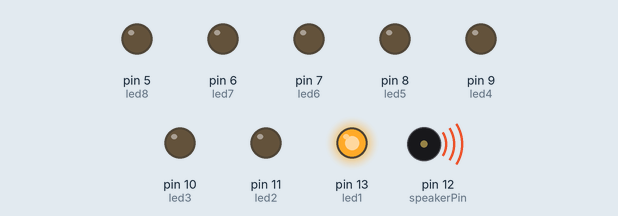
Bench run of a sketch on a simulated Arduino Uno, built with avr-gcc and run on an emulated ATmega328P. Parts: output pins drawn as LEDs (lit = HIGH), buzzer (waves = sounding).

Above: at 0.08 s.
At 0.51 s:
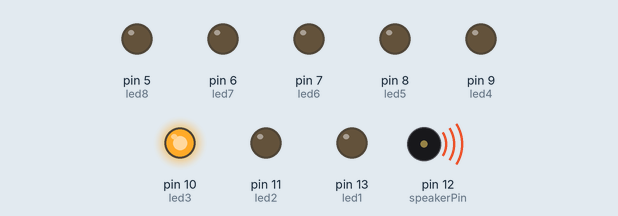
At 0.72 s:
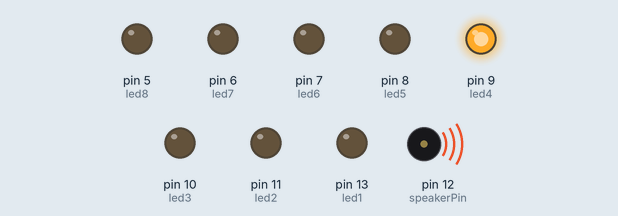
At 1.37 s:
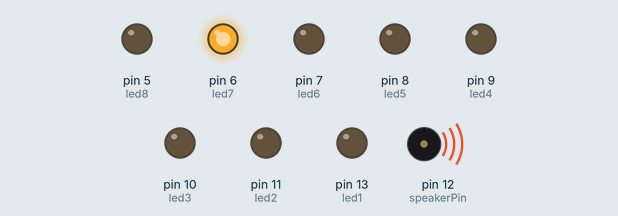
At 2.01 s:
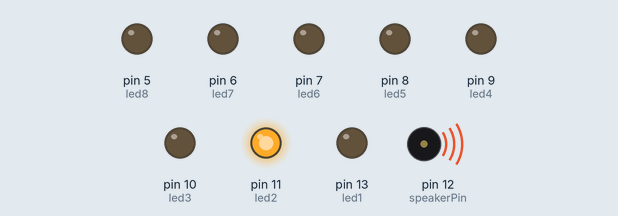
At 2.87 s:
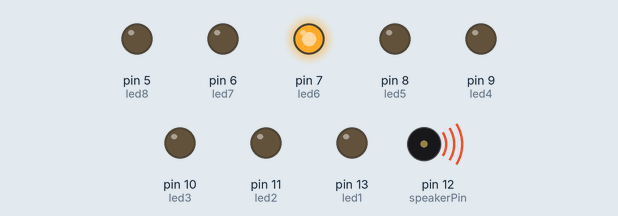
Timing chart, 0 to 3.2 s (numbered marks = the images above):
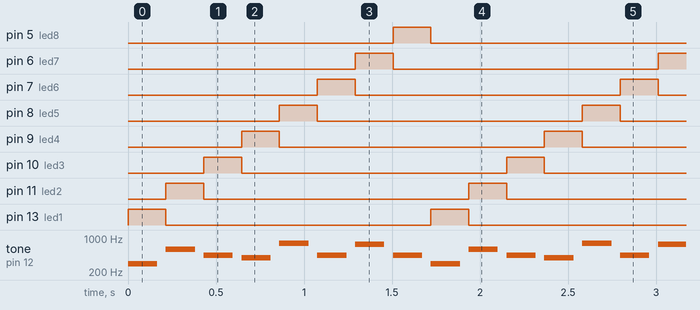

Measured:
- by itself, pin 5 (led8), pin 6 (led7), pin 7 (led6), pin 8 (led5), pin 9 (led4), pin 10 (led3), pin 11 (led2), pin 13 (led1): alternates HIGH for 0.22 s and LOW for 1.5 s
- by itself, tone on pin 12 (speakerPin): plays 294 Hz for 0.17 s, 587 Hz for 0.17 s, 440 Hz for 0.17 s, 392 Hz for 0.17 s, 784 Hz for 0.17 s, 440 Hz for 0.17 s … (186 notes in this stretch)

The sketch:

sweetChildOMine.ino
```cpp
#define NOTE_B0  31
#define NOTE_C1  33
#define NOTE_CS1 35
#define NOTE_D1  37
#define NOTE_DS1 39
#define NOTE_E1  41
#define NOTE_F1  44
#define NOTE_FS1 46
#define NOTE_G1  49
#define NOTE_GS1 52
#define NOTE_A1  55
#define NOTE_AS1 58
#define NOTE_B1  62
#define NOTE_C2  65
#define NOTE_CS2 69
#define NOTE_D2  73
#define NOTE_DS2 78
#define NOTE_E2  82
#define NOTE_F2  87
#define NOTE_FS2 93
#define NOTE_G2  98
#define NOTE_GS2 104
#define NOTE_A2  110
#define NOTE_AS2 117
#define NOTE_B2  123
#define NOTE_C3  131
#define NOTE_CS3 139
#define NOTE_D3  147
#define NOTE_DS3 156
#define NOTE_E3  165
#define NOTE_F3  175
#define NOTE_FS3 185
#define NOTE_G3  196
#define NOTE_GS3 208
#define NOTE_A3  220
#define NOTE_AS3 233
#define NOTE_B3  247
#define NOTE_C4  262
#define NOTE_CS4 277
#define NOTE_D4  294
#define NOTE_DS4 311
#define NOTE_E4  330
#define NOTE_F4  349
#define NOTE_FS4 370
#define NOTE_G4  392
#define NOTE_GS4 415
#define NOTE_A4  440
#define NOTE_AS4 466
#define NOTE_B4  494
#define NOTE_C5  523
#define NOTE_CS5 554
#define NOTE_D5  587
#define NOTE_DS5 622
#define NOTE_E5  659
#define NOTE_F5  698
#define NOTE_FS5 740
#define NOTE_G5  784
#define NOTE_GS5 831
#define NOTE_A5  880
#define NOTE_AS5 932
#define NOTE_B5  988
#define NOTE_C6  1047
#define NOTE_CS6 1109
#define NOTE_D6  1175
#define NOTE_DS6 1245
#define NOTE_E6  1319
#define NOTE_F6  1397
#define NOTE_FS6 1480
#define NOTE_G6  1568
#define NOTE_GS6 1661
#define NOTE_A6  1760
#define NOTE_AS6 1865
#define NOTE_B6  1976
#define NOTE_C7  2093
#define NOTE_CS7 2217
#define NOTE_D7  2349
#define NOTE_DS7 2489
#define NOTE_E7  2637
#define NOTE_F7  2794
#define NOTE_FS7 2960
#define NOTE_G7  3136
#define NOTE_GS7 3322
#define NOTE_A7  3520
#define NOTE_AS7 3729
#define NOTE_B7  3951
#define NOTE_C8  4186
#define NOTE_CS8 4435
#define NOTE_D8  4699
#define NOTE_DS8 4978

// Leds

#define led1 13
#define led2 11
#define led3 10
#define led4 9
#define led5 8
#define led6 7
#define led7 6
#define led8 5

//Sweet Child O Mine - Guns N Roses-------------------------------------------------------------------------------------------------------------------------------
// Notes
int mainRiffD[] = {NOTE_D4 , NOTE_D5 , NOTE_A4, NOTE_G4, NOTE_G5, NOTE_A4, NOTE_FS5, NOTE_A4};
int mainRiffE[] = {NOTE_E4 , NOTE_D5 , NOTE_A4, NOTE_G4, NOTE_G5, NOTE_A4, NOTE_FS5, NOTE_A4};
int mainRiffG[] = {NOTE_G4 , NOTE_D5 , NOTE_A4, NOTE_G4, NOTE_G5, NOTE_A4, NOTE_FS5, NOTE_A4};

int mainRiffDurations[] = {
//d4  d5  a4   g4  g5  g4  fs5  a4
  6,  6,  6,   6,  6,  6,  6 ,  6};

int mainRiffLeds[] = {led1, led2, led3, led4, led5, led6, led7, led8};

// Buzzer
int speakerPin = 12;

//----------------------------------------------------------------------------------------------------------------------------------------------

void ilumina(int note){
  if(note == NOTE_G4 || note == NOTE_G3 || note == NOTE_GS3) {
   digitalWrite(led1, HIGH);
  } else if (note == NOTE_C4) {
    digitalWrite(led2, HIGH);
  } else if(note == NOTE_AS3) {
    digitalWrite(led3, HIGH);
  } else if (note == NOTE_DS4) {
    digitalWrite(led4, HIGH);
  } else if (note == NOTE_D4) {
    digitalWrite(led7, HIGH);
  } else if (note == NOTE_F4) {
    digitalWrite(led8, HIGH);
  } else if (note == NOTE_F3) {
    digitalWrite(led5, HIGH);
  } else if(note == NOTE_E4) {
    digitalWrite(led6, HIGH);
  }
}

void apaga(int note){
  if(note == NOTE_G4 || note == NOTE_G3 || note == NOTE_GS3) {
   digitalWrite(led1, LOW);
  } else if (note == NOTE_C4) {
    digitalWrite(led2, LOW);
  } else if(note == NOTE_AS3) {
    digitalWrite(led3, LOW);
  } else if (note == NOTE_DS4) {
    digitalWrite(led4, LOW);
  } else if (note == NOTE_D4) {
    digitalWrite(led7, LOW);
  } else if (note == NOTE_F4) {
    digitalWrite(led8, LOW);
  } else if (note == NOTE_F3) {
    digitalWrite(led5, LOW);
  } else if(note == NOTE_E4) {
    digitalWrite(led6, LOW);
  }
}

void setup() {
  pinMode(speakerPin, OUTPUT);
  pinMode(led1, OUTPUT);
  pinMode(led2, OUTPUT);
  pinMode(led3, OUTPUT);
  pinMode(led4, OUTPUT);
  pinMode(led5, OUTPUT);
  pinMode(led6, OUTPUT);
  pinMode(led7, OUTPUT);
  pinMode(led8, OUTPUT);
}

void SweetChildOMine () {
  for(int introTwoTimes = 0; introTwoTimes < 2; introTwoTimes++){
    for(int dTwice = 0; dTwice < 2; dTwice++){
      for (int thisNote = 0; thisNote < 8; thisNote++){
        int mainRiffDuration = 1000/mainRiffDurations[thisNote];
        tone(speakerPin, mainRiffD[thisNote], mainRiffDuration);
        digitalWrite(mainRiffLeds[thisNote], HIGH);
        int pauseBetweenNotes = mainRiffDuration * 1.30;
        delay(pauseBetweenNotes);
        noTone(speakerPin);
        digitalWrite(mainRiffLeds[thisNote], LOW);
      }
    }

    for(int eTwice = 0; eTwice < 2; eTwice++){
      for (int thisNote = 0; thisNote < 8; thisNote++){
        int mainRiffDuration = 1000/mainRiffDurations[thisNote];
        tone(speakerPin, mainRiffE[thisNote], mainRiffDuration);
        digitalWrite(mainRiffLeds[thisNote], HIGH);
        int pauseBetweenNotes = mainRiffDuration * 1.30;
        delay(pauseBetweenNotes);
        noTone(speakerPin);
        digitalWrite(mainRiffLeds[thisNote], LOW);
      }
    }

    for(int gTwice = 0; gTwice < 2; gTwice++){
      for (int thisNote = 0; thisNote < 8; thisNote++){
        int mainRiffDuration = 1000/mainRiffDurations[thisNote];
        tone(speakerPin, mainRiffG[thisNote], mainRiffDuration);
        digitalWrite(mainRiffLeds[thisNote], HIGH);
        int pauseBetweenNotes = mainRiffDuration * 1.30;
        delay(pauseBetweenNotes);
        noTone(speakerPin);
        digitalWrite(mainRiffLeds[thisNote], LOW);
      }
    }

    for(int dTwice = 0; dTwice < 2; dTwice++){
      for (int thisNote = 0; thisNote < 8; thisNote++){
        int mainRiffDuration = 1000/mainRiffDurations[thisNote];
        tone(speakerPin, mainRiffD[thisNote], mainRiffDuration);
        digitalWrite(mainRiffLeds[thisNote], HIGH);
        int pauseBetweenNotes = mainRiffDuration * 1.30;
        delay(pauseBetweenNotes);
        noTone(speakerPin);
        digitalWrite(mainRiffLeds[thisNote], LOW);
      }
    }
  }
}

void loop() {
  SweetChildOMine();
}
```
